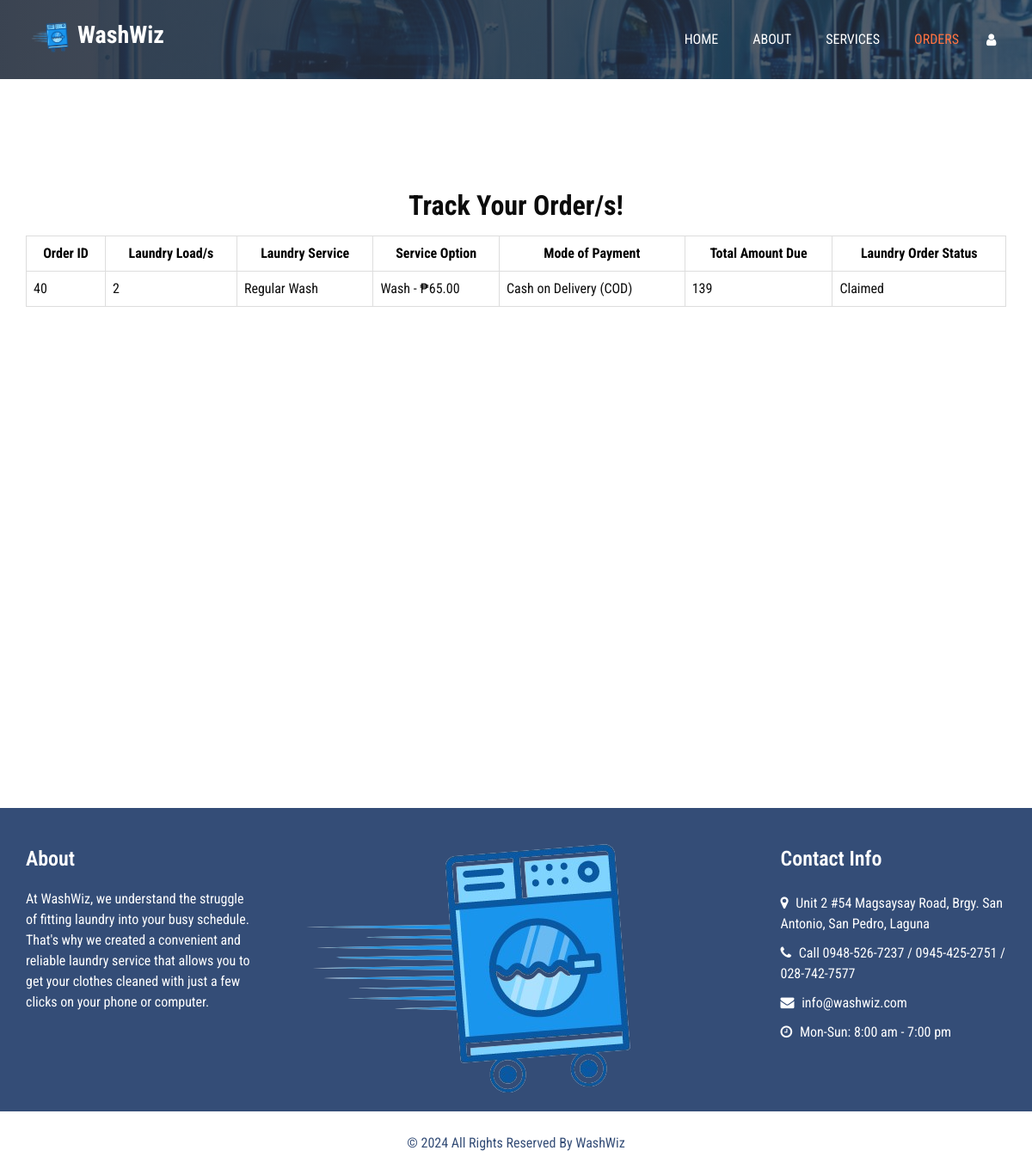
The page /orders.php (signed in) on the database its author committed.
### tables this page shows
CREATE TABLE `laundry_orders` (
  `orderID` int(11) NOT NULL,
  `userID` int(30) NOT NULL,
  `no_of_loads` int(11) NOT NULL,
  `type_of_clothes` varchar(80) NOT NULL,
  `laundry_service` varchar(80) NOT NULL,
  `wash_option` varchar(80) NOT NULL,
  `no_of_pieces` int(11) DEFAULT NULL,
  `add_on` varchar(45) DEFAULT NULL,
  `note_to_staff` varchar(150) DEFAULT NULL,
  `total_amount` int(11) NOT NULL,
  `mode_of_payment` varchar(45) NOT NULL,
  `laundry_status` tinyint(1) NOT NULL DEFAULT 0 COMMENT '0 = Pending, 1 = For Pickup, 2 = For Delivery, 3 = Claimed',
  `date_created` date NOT NULL
);

### orders.php (the view, shortened to what this page needs)
<?php
include('db.php');
?>
<!DOCTYPE html>
<html>
    <head>
    <link rel="stylesheet" type="text/css" href="css/bootstrap.css" />
    <link rel="stylesheet" type="text/css" href="https://cdnjs.cloudflare.com/ajax/libs/OwlCarousel2/2.3.4/assets/owl.carousel.min.css" />
    <link href="css/font-awesome.min.css" rel="stylesheet" />
    <link href="css/style.css" rel="stylesheet" />
    <link href="css/responsive.css" rel="stylesheet" />
    </head>
    <body class="sub_page">
    <div class="hero_area">
        <div class="hero_bg_box">
        <img src="images/slider-bg.jpg" alt="">
        </div>
        <header class="header_section">
        <div class="container">
            <nav class="navbar navbar-expand-lg custom_nav-container ">
            <a href="index.html" class="navbar-brand">
                <img src="images/WashWiz-logo.png" alt="">
                <span>WashWiz</span>
            </a>
            <div class="collapse navbar-collapse" id="navbarSupportedContent">
                <ul class="navbar-nav  ">
                <li class="nav-item ">
                    <a class="nav-link" href="index.html">Home </a>
                </li>
                <li class="nav-item">
                    <a class="nav-link" href="about.html"> About </a>
                </li>
                <li class="nav-item">
                    <a class="nav-link" href="service.html">Services</a>
                </li>
                <li class="nav-item active">
                    <a class="nav-link" href="orders.php">Orders <span class="sr-only">(current)</span></a>
                </li>
                <li class="nav-item">
                    <a href="account.php" class="btn my-2 my-sm-0 nav_user-btn">
                        <i class="fa fa-user" aria-hidden="true"></i>
                    </a>
                </li>
                </ul>
            </div>
            </nav>
        </div>
        </header>
    </div>
    <section class="inventory" id="inventory">
            <div class="inventory__container container grid">
                <div class="table__container">
                    <h1 class="inventory__title text-center">Track Your Order/s!</h1>
                    <table class="inventory__table">
                        <thead>
                            <tr>
                                <th class="text-center">Order ID</th>
                                <th class="text-center">Laundry Load/s</th>
                                <th class="text-center">Laundry Service</th>
                                <th class="text-center">Service Option</th>
                                <th class="text-center">Mode of Payment</th>
                                <th class="text-center">Total Amount Due</th>
                                <th class="text-center">Laundry Order Status</th>
                            </tr>
                        </thead>
                        <tbody>
                        <?php
                        $userID = $_SESSION['userID'];
                        $sqlOrders = "SELECT orderID, userID, no_of_loads, laundry_service, wash_option, mode_of_payment, total_amount, laundry_status
                        FROM laundry_orders
                        WHERE userID = ?";
                        $stmtOrders = $conn->prepare($sqlOrders);
                        $stmtOrders->bind_param('i', $userID);
                        if($stmtOrders->execute()){
                          $resultOrders = $stmtOrders->get_result();
                          if ($resultOrders->num_rows > 0) {
                              while ($row = $resultOrders->fetch_assoc()) {
                                  echo "<tr>";
                                  echo "<td>" . htmlspecialchars($row["orderID"]) . "</td>";
                                  echo "<td>" . htmlspecialchars($row["no_of_loads"]) . "</td>";
                                  echo "<td>" . htmlspecialchars($row["laundry_service"]) . "</td>";
                                  echo "<td>" . htmlspecialchars($row["wash_option"]) . "</td>";
                                  echo "<td>" . htmlspecialchars($row["mode_of_payment"]) . "</td>";
                                  echo "<td>" . htmlspecialchars($row["total_amount"]) . "</td>";
                                  $statusWords = array(
                                    "0" => "Pending",
                                    "1" => "Pickup",
                                    "2" => "Delivery",
                                    "3" => "Claimed"
                                  );
                                  echo "<td>" . htmlspecialchars($statusWords[$row["laundry_status"]]) . "</td>";
                                  echo "</tr>";
                              }
                          } else {
                              echo "<tr><td colspan='4'>No order results found</td></tr>";
                          }
                        } else {
                          echo "Error: Could not retrieve orders.";
                        }
                        ?>
                        </tbody>
                      </table>
                </div>
            </div>
    </section>
    <section class="info_section layout_padding2">
        <div class="container">
          <div class="row">
            <div class="col-md-4 col-lg-3 info-col">
              <div class="info_detail">
                <h4>
                  About
                </h4>
                <p>
                  At WashWiz, we understand the struggle of fitting laundry into your busy schedule.
                  That's why we created a convenient and reliable laundry service that allows you
                  to get your clothes cleaned with just a few clicks on your phone or computer.
                </p>
              </div>
            </div>
            <div class="col-md-4 col-lg-6  info-col">
              <div class="map_container">
                <div class="img-box">
                  <img src="images/WashWiz-logo.png" alt="">
                </div>
              </div>
            </div>
            <div class="col-md-4 col-lg-3 info-col">
              <div class="info_contact">
                <h4>
                  Contact Info
                </h4>
                <div class="contact_link_box">
                  <p>
                    <i class="fa fa-map-marker" aria-hidden="true"></i>
                    <span>
                      Unit 2 #54 Magsaysay Road, Brgy. San Antonio, San Pedro, Laguna
                    </span>
                  </p>
                  <a href="">
                    <i class="fa fa-phone" aria-hidden="true"></i>
                    <span>
                      Call 0948-526-7237 / 0945-425-2751 / 028-742-7577
                    </span>
                  </a>
                  <a href="">
                    <i class="fa fa-envelope" aria-hidden="true"></i>
                    <span>
                      info@washwiz.com
                    </span>
                  </a>
                  <p>
                    <i class="fa fa-clock-o" aria-hidden="true"></i>
                    <span>
                      Mon-Sun: 8:00 am - 7:00 pm
                    </span>
                  </p>
                </div>
              </div>
            </div>
          </div>
        </div>
      </section>
    <footer class="footer_section">
        <div class="container">
        <p>
            &copy; <span id="displayYear"></span> All Rights Reserved By
            <a href="index.html">WashWiz</a>
        </p>
        </div>
    </footer>
    </body>
</html>

### css/style.css (style rules this page uses)
body { font-family: 'Roboto Condensed', sans-serif; color: #0c0c0c; background-color: #ffffff; overflow-x: hidden; }
.layout_padding2 { padding: 75px 0; }
a, a:hover, a:focus { text-decoration: none; }
.btn, .btn:focus { outline: none !important; -webkit-box-shadow: none; box-shadow: none; }
.hero_area { position: relative; min-height: 100vh; display: -webkit-box; display: -ms-flexbox; display: flex; -webkit-box-orient: vertical; -webkit-box-direction: normal; -ms-flex-direction: column; flex-direction: column; }
.hero_bg_box { position: absolute; top: 0; left: 0; width: 100%; height: 100%; overflow: hidden; z-index: -1; }
.hero_bg_box img { width: 100%; height: 100%; -o-object-fit: cover; object-fit: cover; }
.hero_bg_box::before { content: ""; position: absolute; top: 0; left: 0; width: 100%; height: 100%; background: -webkit-gradient(linear, left top, right top, from(rgba(39, 48, 63, 0.9)), to(rgba(39, 48, 63, 0.75))); background: linear-gradient(to right, rgba(39, 48, 63, 0.9), rgba(39, 48, 63, 0.75)); }
.sub_page .hero_area { min-height: auto; }
.header_section { padding: 15px 0; }
.navbar-brand { display: -webkit-box; display: -ms-flexbox; display: flex; }
.navbar-brand span { font-weight: bold; font-size: 28px; color: #ffffff; }
.navbar-brand img { width: 60px; margin-top: -8px; }
.custom_nav-container { padding: 0; }
.custom_nav-container .navbar-nav { margin-left: auto; }
.custom_nav-container .navbar-nav .nav-item .nav-link { padding: 5px 20px; color: #ffffff; text-align: center; text-transform: uppercase; border-radius: 5px; -webkit-transition: all .3s; transition: all .3s; }
.custom_nav-container .navbar-nav .nav-item:hover .nav-link, .custom_nav-container .navbar-nav .nav-item.active .nav-link { color: #ff7241; }
.custom_nav-container .nav_user-btn { width: 35px; height: 35px; padding: 0.1; border: none; color: #ffffff; }
.info_section { background-color: #344d77; color: #ffffff; padding: 45px 0 45px 0; }
.info_section h4 { font-weight: 600; margin-bottom: 20px; }
.info_section .info-col { margin-bottom: 30px; }
.info_section .info_contact .contact_link_box { display: -webkit-box; display: -ms-flexbox; display: flex; -webkit-box-orient: vertical; -webkit-box-direction: normal; -ms-flex-direction: column; flex-direction: column; }
.info_section .info_contact .contact_link_box a, .info_section .info_contact .contact_link_box p { margin: 5px 0; color: #ffffff; }
.info_section .info_contact .contact_link_box a i, .info_section .info_contact .contact_link_box p i { margin-right: 5px; }
.info_section .map_container { width: 100%; height: 225px; margin-top: -120px; display: -webkit-box; display: -ms-flexbox; display: flex; -webkit-box-align: stretch; -ms-flex-align: stretch; align-items: stretch; }
.inventory__title { font-size: 2rem; font-weight: 700; margin-bottom: 1rem; }
table { border-collapse: collapse; width: 100%; }
th, td { border: 1px solid #ddd; padding: 8px; text-align: left; }
th { color: black; }
.table__container { overflow-y: auto; height: 90vh; margin-top: 8rem; }
.footer_section { position: relative; background-color: #ffffff; text-align: center; }
.footer_section p { color: #344d77; padding: 25px 0; margin: 0; }
.footer_section p a { color: inherit; }

### css/responsive.css (style rules this page uses)
@media (min-width: 1200px) { .container { max-width: 1170px; } }

### rows shown on the page
laundry_orders: orderID "40", no_of_loads "2", laundry_service "Regular Wash", wash_option "Wash - ₱65.00", mode_of_payment "Cash on Delivery (COD)", total_amount "139", laundry_status "Claimed"
